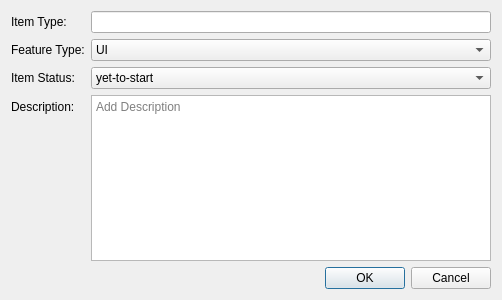
<?xml version="1.0" encoding="UTF-8"?>
<ui version="4.0">
 <class>FeatureDialog</class>
 <widget class="QDialog" name="FeatureDialog">
  <property name="geometry">
   <rect>
    <x>0</x>
    <y>0</y>
    <width>500</width>
    <height>300</height>
   </rect>
  </property>
  <property name="windowTitle">
   <string>Add Feature</string>
  </property>
  <layout class="QVBoxLayout" name="verticalLayout">
   <item>
    <layout class="QFormLayout" name="formLayout">
     <item row="0" column="0">
      <widget class="QLabel" name="label_type">
       <property name="text">
        <string>Item Type:</string>
       </property>
      </widget>
     </item>
     <item row="0" column="1">
      <widget class="QLineEdit" name="lineEdit_type"/>
     </item>

     <item row="1" column="0">
      <widget class="QLabel" name="label_feature_type">
       <property name="text">
        <string>Feature Type:</string>
       </property>
      </widget>
     </item>
     <item row="1" column="1">
      <widget class="QComboBox" name="comboBox_featureType">
       <property name="minimumWidth">
        <number>200</number>
       </property>
       <item><property name="text"><string>UI</string></property></item>
       <item><property name="text"><string>Logic</string></property></item>
       <item><property name="text"><string>Performance</string></property></item>
       <item><property name="text"><string>Security</string></property></item>
       <item><property name="text"><string>Other</string></property></item>
      </widget>
     </item>


     <item row="2" column="0">
      <widget class="QLabel" name="label_item_status">
       <property name="text">
        <string>Item Status:</string>
       </property>
      </widget>
     </item>
     <item row="2" column="1">
     <widget class="QComboBox" name="comboBox_itemStatus">
        <property name="minimumWidth">
         <number>200</number>
        </property>
        <item><property name="text"><string>yet-to-start</string></property></item>
        <item><property name="text"><string>in progress</string></property></item>
        <item><property name="text"><string>completed</string></property></item>
        <item><property name="text"><string>committed</string></property></item>
        <item><property name="text"><string>to test</string></property></item>
        <item><property name="text"><string>reopen</string></property></item>
        <item><property name="text"><string>close</string></property></item>
      </widget>
     </item>

     <item row="3" column="0">
      <widget class="QLabel" name="label_description">
       <property name="text">
        <string>Description:</string>
       </property>
      </widget>
     </item>
     <item row="3" column="1">
      <widget class="QTextEdit" name="lineEdit_description">
       <property name="minimumSize">
        <size>
         <width>400</width>
         <height>100</height>
        </size>
       </property>
       <property name="placeholderText">
         <string>Add Description</string>
        </property>
      </widget>
     </item>
    </layout>
   </item>

   <item>
    <widget class="QDialogButtonBox" name="buttonBox">
     <property name="orientation">
      <enum>Qt::Horizontal</enum>
     </property>
     <property name="standardButtons">
      <set>QDialogButtonBox::Cancel|QDialogButtonBox::Ok</set>
     </property>
    </widget>
   </item>
  </layout>
 </widget>
 <resources/>
 <connections/>
</ui>
